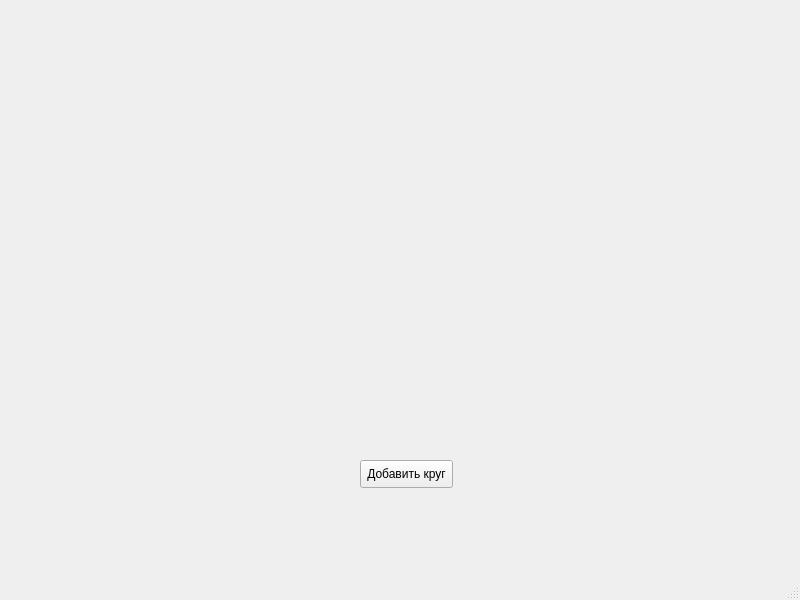
<?xml version="1.0" encoding="UTF-8"?>
<ui version="4.0">
 <class>MainWindow</class>
 <widget class="QMainWindow" name="MainWindow">
  <property name="geometry">
   <rect>
    <x>0</x>
    <y>0</y>
    <width>800</width>
    <height>600</height>
   </rect>
  </property>
  <property name="windowTitle">
   <string>MainWindow</string>
  </property>
  <widget class="QWidget" name="centralwidget">
   <widget class="QPushButton" name="pushButton">
    <property name="geometry">
     <rect>
      <x>360</x>
      <y>460</y>
      <width>93</width>
      <height>28</height>
     </rect>
    </property>
    <property name="text">
     <string>Добавить круг</string>
    </property>
   </widget>
  </widget>
  <widget class="QMenuBar" name="menubar">
   <property name="geometry">
    <rect>
     <x>0</x>
     <y>0</y>
     <width>800</width>
     <height>26</height>
    </rect>
   </property>
  </widget>
  <widget class="QStatusBar" name="statusbar"/>
 </widget>
 <resources/>
 <connections/>
</ui>
